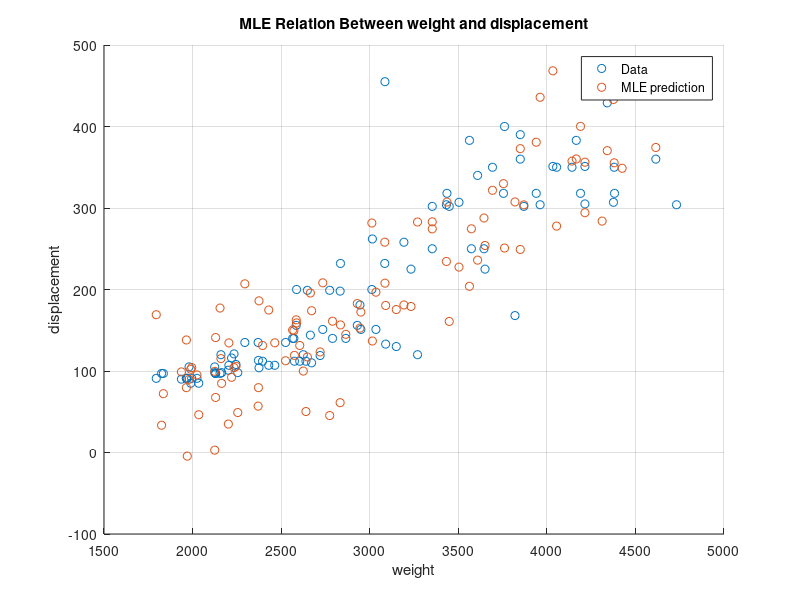

Recreate this plot in MATLAB.
clear all;
clc;
load carsmall
x1 = Weight;
y = Displacement;
% creating our X matrix to use normal equation to find weights
temp = size(x1);
z = ones(temp(1), 1);
X = [z x1];
% our weights w0, w1 and w2 can be calculated as (X'X)^-1Xy
w = pinv(X.' * X) * (X.') * y;
sigma = sqrt((1/temp(1))*(y.'*y - y.'*X*w));
predy = zeros(temp(1), 1);
for i=1:temp(1)
   predy(i) = X(i, :)*w + normrnd(0, sigma) ;
end
scatter(x1,y)
hold on
scatter(x1,predy)
xlabel('weight')
ylabel('displacement')
title('MLE Relation Between weight and displacement')
grid on
legend('Data','MLE prediction', 'Location','best');
meansqaureerror = (1/temp(1))*(sum((predy-y).^2));
fprintf('mean square error is: %d \n', meansqaureerror);